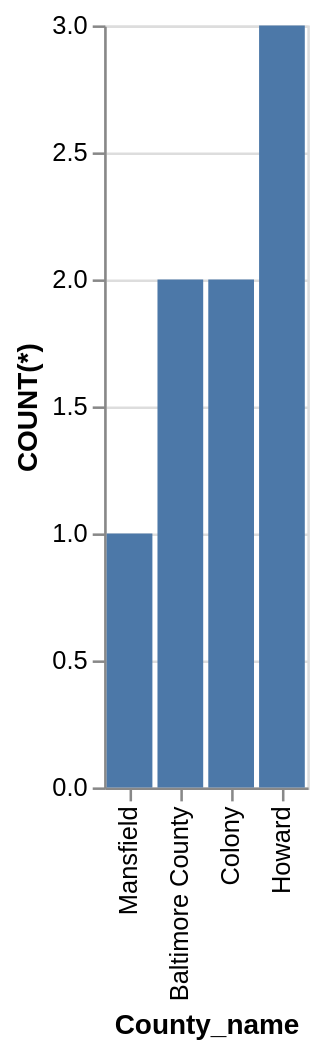

Describe this chart as a Vega-Lite specification.
### Vega-Lite specification from a JSON file in a GitHub repository (floating-point values rounded to 4 significant figures)
{"data": {"values": [{"x_data": "Mansfield", "y_data": 1}, {"x_data": "Baltimore County", "y_data": 2}, {"x_data": "Colony", "y_data": 2}, {"x_data": "Howard", "y_data": 3}]}, "mark": "bar", "encoding": {"x": {"field": "x_data", "type": "nominal", "title": "County_name", "sort": {"op": "sum", "field": "y_data", "order": "ascending"}}, "y": {"field": "y_data", "type": "quantitative", "title": "COUNT(*)"}}}
